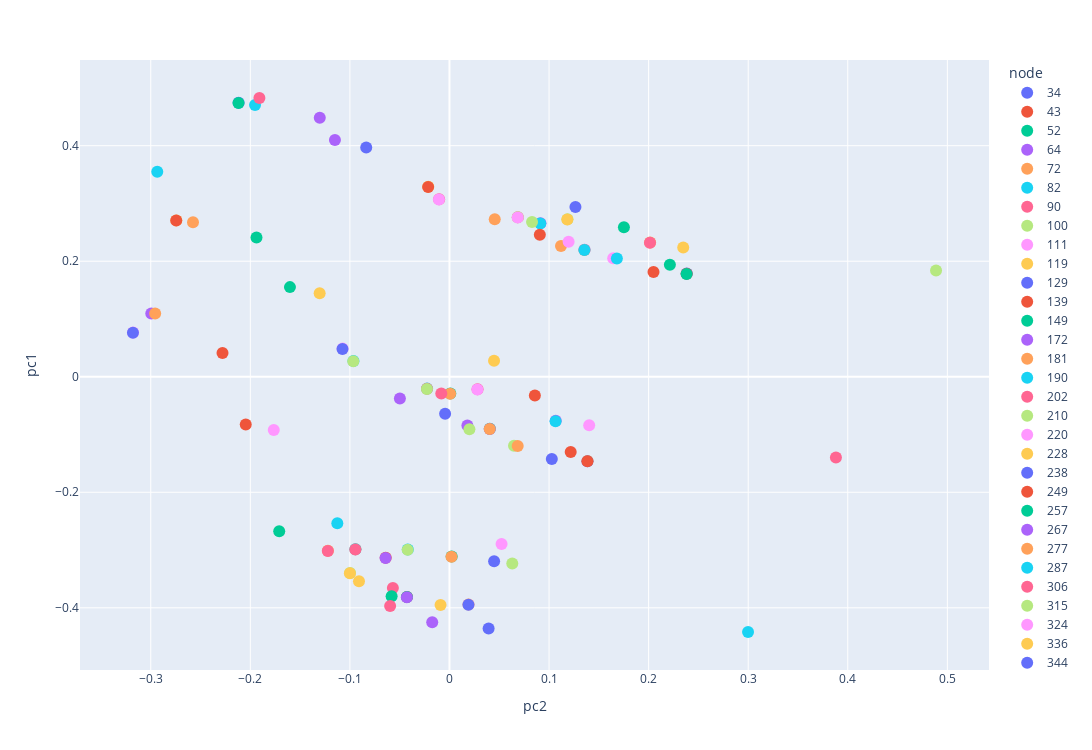
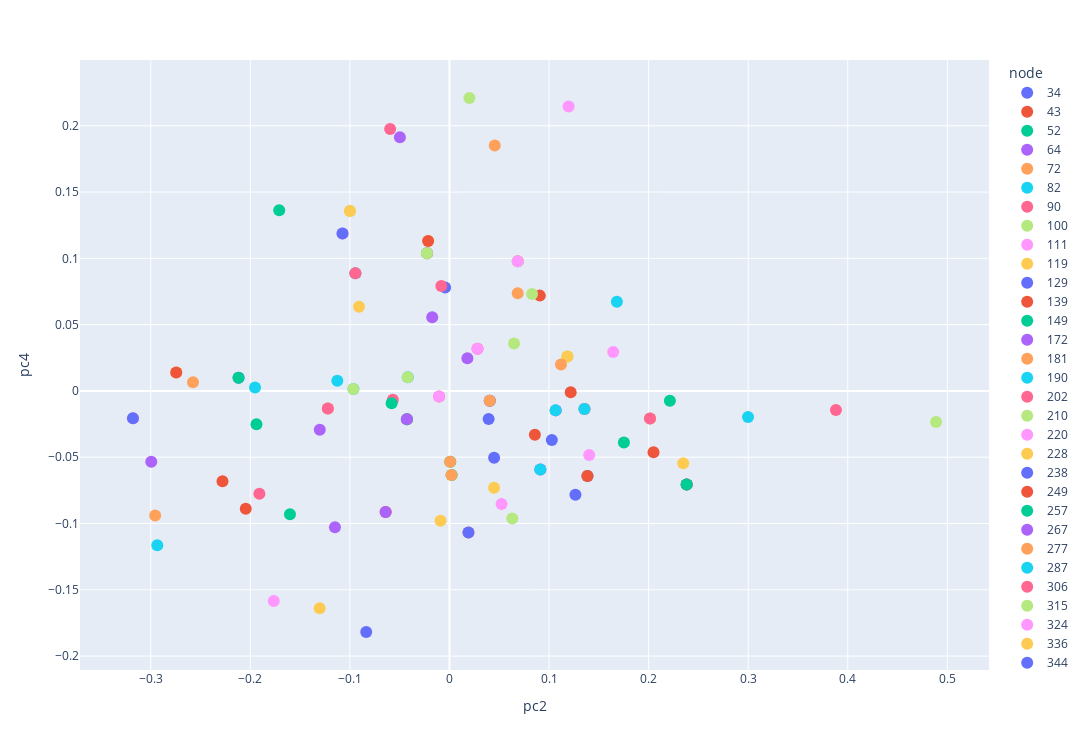

Source (notebook cell) for these figures, in order:
### Code cell
plot_pipe_tree_pca(pipe_tree_df_pca)
